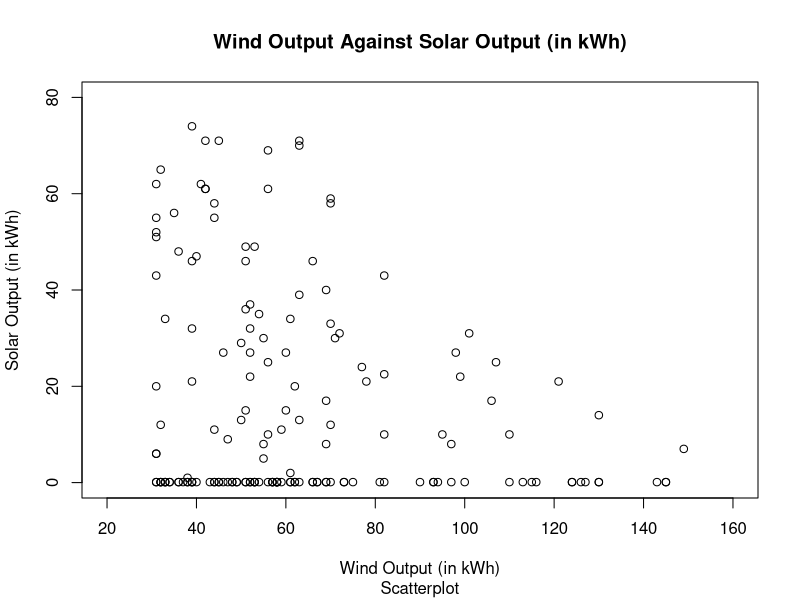
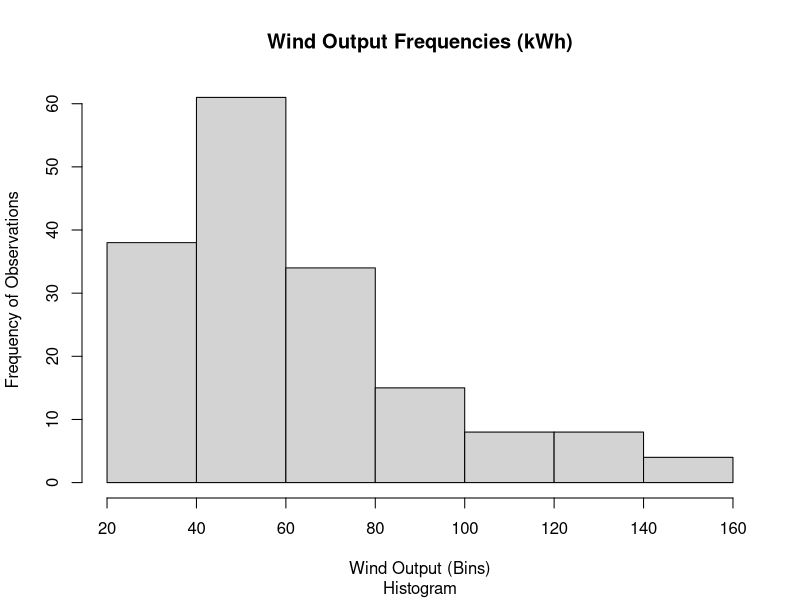
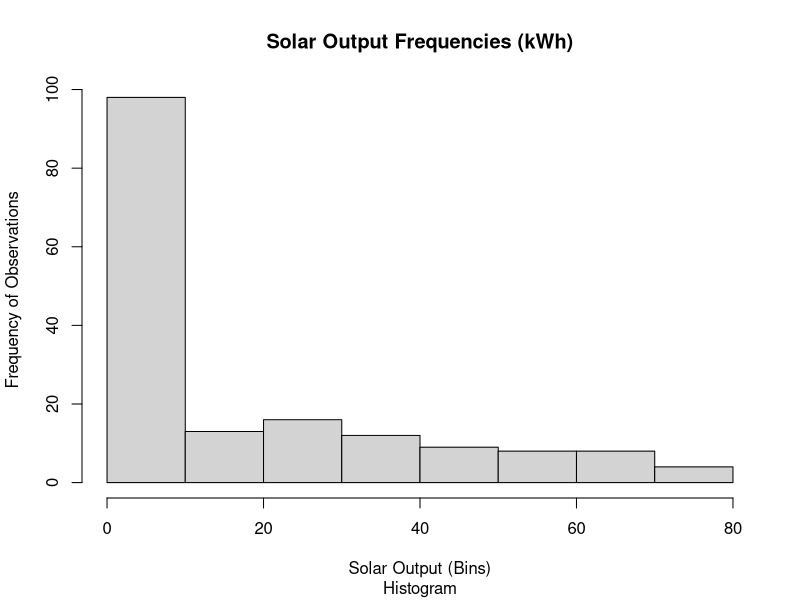

Here is the R script that generated these plots, in order:
## ---- chunk 1
library(readxl)
library(plyr)

data_sun_wind <- read_excel("./A3P2 Data .xlsx") # Importing data

## ---- chunk 2
lc <- c(24.5,27.2) # Cost of license fees
pc <- c(1.1,6.2) # Cost of purchasing podcasts
rv <- c(43.9,51.9) # Revenues (subscriptions and advertising)
## ---- chunk 3
# Calculating the means of each item
mean_lc <- mean(lc) # Mean of license costs
mean_pc <- mean(pc) # Mean of podcasts costs
mean_rv <- mean(rv) # Mean of revenues

# Calculating the standard deviation of each item
sd_lc <- sd(lc) # Standard Deviation of license costs
sd_pc <- sd(pc) # Standard Deviation of podcasts costs
sd_rv <- sd(rv) # Standard Deviation of revenues

# Calculating the coefficients of variation of each item
coeff_var_lc <- sd_lc / mean_lc # Coefficient of variation of license costs
coeff_var_lc

coeff_var_pc <- sd_pc / mean_pc # Coefficient of variation of podcast costs
coeff_var_pc

coeff_var_rv <- sd_rv / mean_rv # Coefficient of variation of revenues
coeff_var_rv
## ---- chunk 4
exp_tc <- mean_lc + mean_pc # Expected value of total costs
sd_tc <- sqrt(sd_lc^2 + sd_pc^2) # Standard deviation of total costs

z_score_tc <- qnorm(0.05) # Z score; Since this is a 2 sided 90% CI, we look for the Z-score of alpha/2 = 0.05

ci_lower_tc <- exp_tc + z_score_tc * sd_tc # CI lower bound
ci_upper_tc <- exp_tc - z_score_tc * sd_tc # CI upper bound
## ---- chunk 5
exp_pr <-  mean_rv - exp_tc # Expected value of profits
sd_pr <- sqrt(sd_rv^2 + sd_tc^2 - 2 * 0.58 * sd_rv * sd_tc) # Standard deviation of profits

z_score_pr <- qnorm(0.05) # Z score; Since this is a 2 sided 90% CI, we look for the Z-score of alpha/2 = 0.05

ci_lower_pr <- exp_pr + z_score_pr * sd_pr # CI lower bound
ci_upper_pr <- exp_pr - z_score_pr * sd_pr # CI upper bound
## ---- chunk 6
coeff_var_pr <- sd_pr / exp_pr
coeff_var_pr
## ---- chunk 7
wind_sun_scatter <- plot(x = data_sun_wind$`Wind Output (kWh)`, 
                         y = data_sun_wind$`Solar Output (kWh)`,
                         xlab = "Wind Output (in kWh)",
                         ylab = "Solar Output (in kWh)",
                         xlim = c(20,160),
                         ylim = c(0,80),
                         main = "Wind Output Against Solar Output (in kWh)",
                         sub = "Scatterplot") # Scatterplot of wind and sun data
## ---- chunk 8
sun_wind_cor <- 
  cor(data_sun_wind$`Wind Output (kWh)`, data_sun_wind$`Solar Output (kWh)`) 
# Correlation coefficient of wind and sun output
sun_wind_cor
## ---- chunk 9
wind_hist_bins <- 
  round(log(168, 2), digits = 0) 
# Log of 168 (number of observations in sample) with a base of 2 to find the initial number of bins

hist(data_sun_wind$`Wind Output (kWh)`,
     xlab = "Wind Output (Bins)",
     ylab = "Frequency of Observations",
     main = "Wind Output Frequencies (kWh)",
     sub = "Histogram",
     breaks = wind_hist_bins) # Histogram of wind output
## ---- chunk 10
solar_hist_bins <- 
  round(log(168, 2), digits = 0) 
# Log of 168 (number of observations in sample) with a base of 2 to find the initial number of bins

hist(data_sun_wind$`Solar Output (kWh)`,
     xlab = "Solar Output (Bins)",
     ylab = "Frequency of Observations",
     main = "Solar Output Frequencies (kWh)",
     sub = "Histogram",
     breaks = solar_hist_bins) # Histogram of solar output
